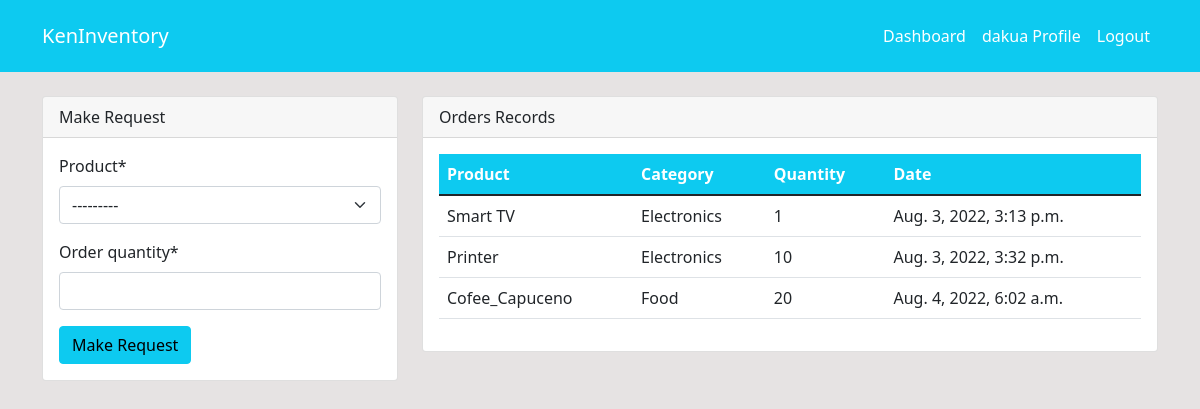
Screenshot of /dashboard/ (signed in) with the database file from the repository.
### dashboard/models.py (models this page shows, shortened)
class order(models.Model):
    product = models.ForeignKey(product, on_delete=models.CASCADE, null=True)
    staff = models.ForeignKey(User, models.CASCADE, null=True)
    order_quantity = models.PositiveIntegerField(null=True)
    date = models.DateTimeField(auto_now_add=True)
    class Meta:
        verbose_name_plural = 'Order'

class product(models.Model):
    name = models.CharField(max_length=100, null=True)
    category = models.CharField(max_length=20, choices=CATEGORY, null=True)
    quantity =models.PositiveIntegerField(null=True)
    class Meta:
        verbose_name_plural = 'Product'
    def __str__(self):
        return f'{self.name}-{self.quantity}'

### dashboard/views.py (the view)
# urls.py: path('dashboard/',views.index, name = 'dashboard-index'),
def index(request):
    orders = allorder.objects.all()
    if request.method == 'POST':
        form = OrderForm(request.POST)
        if form.is_valid():
            instance = form.save(commit=False)
            instance.staff = request.user
            instance.save()
            return redirect('dashboard-index')
    else :
        form = OrderForm()
    context = {
        'orders': orders,
        'form': form,
    }
    return render(request, 'dashboard/index.html', context)

### dashboard/forms.py
class OrderForm(forms.ModelForm):
    class Meta:
        model = order
        fields = ['product', 'order_quantity']

### templates/dashboard/index.html (shortened to what this page needs)
{% extends 'partials/base.html' %}
{% block content %}
{% if user.is_authenticated and user.is_staff and user.is_superuser %}
{% include 'partials/topnav.html' %}
<div class="container">
    <div class="row my-5">
        <div class="col-md-6">
            <div class="bg-white">
                <canvas id="myChart1" width="400" height="300"></canvas>
                <script>
                        var ctx = document.getElementById('myChart1').getContext('2d');
                        var myChart1 = new Chart(ctx, {
                            type: 'pie',
                            data: {
                                labels: ['Red', 'Blue', 'Yellow', 'Green', 'Purple', 'Orange'],
                                datasets: [{
                                    label: 'Products',
                                    data: [12, 19, 3, 5, 2, 3],
                                    backgroundColor: [
                                        'rgba(255, 99, 132, 1)',
                                        'rgba(54, 162, 235, 1)',
                                        'rgba(255, 206, 86, 1)',
                                        'rgba(75, 192, 192, 1)',
                                        'rgba(153, 102, 255, 1)',
                                        'rgba(255, 159, 64, 1)'
                                    ],
                                    borderColor: [
                                        'rgba(255, 99, 132, 1)',
                                        'rgba(54, 162, 235, 1)',
                                        'rgba(255, 206, 86, 1)',
                                        'rgba(75, 192, 192, 1)',
                                        'rgba(153, 102, 255, 1)',
                                        'rgba(255, 159, 64, 1)'
                                    ],
                                    borderWidth: 1
                                }]
                            },
                            options: {
                                scales: {
                                    yAxes: [{
                                        ticks: {
                                            beginAtZero: true
                                        }
                                    }]
                                }
                            }
                        });
                    </script>
            </div>
        </div>
        <div class="col-md-6">
            <div class="bg-white">
                <canvas id="myChart" width="400" height="300"></canvas>
                <script>
                        var ctx = document.getElementById('myChart').getContext('2d');
                        var myChart = new Chart(ctx, {
                            type: 'bar',
                            data: {
                                labels: ['Red', 'Blue', 'Yellow', 'Green', 'Purple', 'Orange'],
                                datasets: [{
                                    label: 'Products',
                                    data: [12, 19, 3, 5, 2, 3],
                                    backgroundColor: [
                                        'rgba(255, 99, 132, 1)',
                                        'rgba(54, 162, 235, 1)',
                                        'rgba(255, 206, 86, 1)',
                                        'rgba(75, 192, 192, 1)',
                                        'rgba(153, 102, 255, 1)',
                                        'rgba(255, 159, 64, 1)'
                                    ],
                                    borderColor: [
                                        'rgba(255, 99, 132, 1)',
                                        'rgba(54, 162, 235, 1)',
                                        'rgba(255, 206, 86, 1)',
                                        'rgba(75, 192, 192, 1)',
                                        'rgba(153, 102, 255, 1)',
                                        'rgba(255, 159, 64, 1)'
                                    ],
                                    borderWidth: 1
                                }]
                            },
                            options: {
                                scales: {
                                    yAxes: [{
                                        ticks: {
                                            beginAtZero: true
                                        }
                                    }]
                                }
                            }
                        });
                    </script>
            </div>
        </div>
    </div>
</div>
{% else %}
{% include 'dashboard/staff_index.html'%}
{% endif %}
{% endblock %}

### templates/partials/nav.html (shortened to what this page needs)
    <nav class="navbar navbar-expand-lg navbar-info bg-info">
        {% if user.is_authenticated %}
        <div class="container">
            <a class="navbar-brand text-white" href="{% url 'dashboard-index' %}">KenInventory</a>
            <div class="navbar" id="navbarSupportedContent">
                <ul class="navbar-nav mr-auto">
                    <li class="nav-item active">
                        <a class="nav-link text-white" href="{% url 'dashboard-index' %}">Dashboard</a>
                    </li>
                </ul>
                <ul class="navbar-nav ml-auto">
                    <li class="nav-item active">
                        <a class="nav-link text-white" href="{% url 'user_profile' %}">{{user.username}} Profile</a>
                    </li>
                    <li class="nav-item">
                        <a class="nav-link text-white" href="{% url 'user-logout' %}">Logout</a>
                    </li>
                </ul>
                {% endif %}
            </div>
        </div>
    </nav>

### templates/dashboard/staff_index.html (shortened to what this page needs)
{% load crispy_forms_tags %}
<div class="container">
    <div>
        <div class="row mt-4">
            <div class="col-md-4">
                <div class="card">
                    <div class="card-header">
                        Make Request
                    </div>
                    <div class="card-body">
                        <form method="POST">
                            {{ form|crispy }}
                            <input class="btn btn-info btn-block" type="submit"
                                value="Make Request">
                        </form>
                    </div>
                </div>
            </div>
            <div class="col-md-8">
                <div class="card">
                    <div class="card-header">
                        Orders Records
                    </div>
                    <div class="card-body">
                        <table class="table bg-white">
                            <thead class="bg-info text-white">
                                <tr>
                                    <th scope="col">Product</th>
                                    <th scope="col">Category</th>
                                    <th scope="col">Quantity</th>
                                    <th scope="col">Date</th>
                                </tr>
                            </thead>
                            <tbody>
                                {% for order in orders %}
                                {% if order.staff == user %}
                                <tr>
                                    <td>{{order.product.name}}</td>
                                    <td>{{order.product.category}}</td>
                                    <td>{{order.order_quantity}}</td>
                                    <td>{{order.date}}</td>
                                </tr>
                                {% endif %}
                                {% endfor %}
                            </tbody>
                        </table>
                    </div>
                </div>
            </div>
        </div>
    </div>
</div>

### static/css/style.css (style rules this page uses)
body { background: rgb(230, 227, 227); }

### rows the page displays
order: product.name "Smart TV", product.category "Electronics", order_quantity "1", date "Aug. 3, 2022, 3:13 p.m."
order: product.name "Printer", product.category "Electronics", order_quantity "10", date "Aug. 3, 2022, 3:32 p.m."
order: product.name "Cofee_Capuceno", product.category "Food", order_quantity "20", date "Aug. 4, 2022, 6:02 a.m."

### other values shown
{{ user.username }} "dakua"
